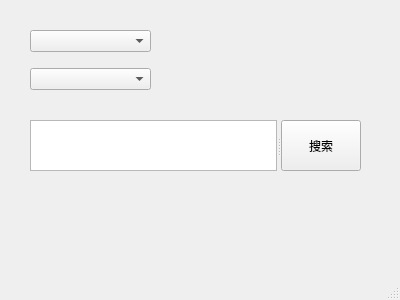
<?xml version="1.0" encoding="UTF-8"?>
<ui version="4.0">
 <class>MainWindow</class>
 <widget class="QMainWindow" name="MainWindow">
  <property name="geometry">
   <rect>
    <x>0</x>
    <y>0</y>
    <width>400</width>
    <height>300</height>
   </rect>
  </property>
  <property name="windowTitle">
   <string>MainWindow</string>
  </property>
  <widget class="QWidget" name="centralwidget">
   <widget class="QWidget" name="verticalLayoutWidget">
    <property name="geometry">
     <rect>
      <x>30</x>
      <y>20</y>
      <width>121</width>
      <height>80</height>
     </rect>
    </property>
    <layout class="QVBoxLayout" name="verticalLayout">
     <item>
      <widget class="QComboBox" name="fun_CBox"/>
     </item>
     <item>
      <widget class="QComboBox" name="Engine_cBox"/>
     </item>
    </layout>
   </widget>
   <widget class="QSplitter" name="splitter">
    <property name="geometry">
     <rect>
      <x>30</x>
      <y>120</y>
      <width>331</width>
      <height>51</height>
     </rect>
    </property>
    <property name="orientation">
     <enum>Qt::Horizontal</enum>
    </property>
    <widget class="QTextEdit" name="search_tEdit">
     <property name="font">
      <font>
       <family>STHeiti</family>
      </font>
     </property>
    </widget>
    <widget class="QPushButton" name="Search_pBtn">
     <property name="text">
      <string>搜索</string>
     </property>
    </widget>
   </widget>
  </widget>
  <widget class="QMenuBar" name="menubar">
   <property name="geometry">
    <rect>
     <x>0</x>
     <y>0</y>
     <width>400</width>
     <height>24</height>
    </rect>
   </property>
  </widget>
  <widget class="QStatusBar" name="statusbar"/>
 </widget>
 <resources/>
 <connections/>
</ui>
